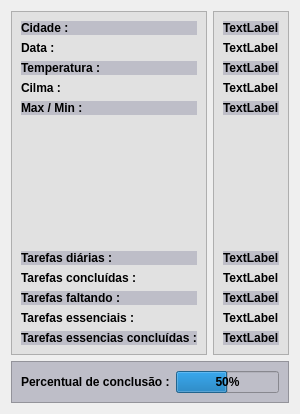
            <widget class="QWidget" name="mainpghome">
             <property name="styleSheet">
              <string notr="true">*{
color:black;
}

QPushButton{
background-color: rgb(0, 0, 0);
background-color:rgb(150,150,150);
color:rgb(0,0,0);
border-style:solid;
border-width:1px;
border-color:white;
}

QPushButton:hover{
background-color:rgb(255,255,255);
color:rgb(0,0,0)
}
</string>
             </property>
             <layout class="QGridLayout" name="gridLayout">
              <item row="0" column="0">
               <widget class="QFrame" name="frame">
                <property name="font">
                 <font>
                  <weight>50</weight>
                  <bold>false</bold>
                 </font>
                </property>
                <property name="styleSheet">
                 <string notr="true">background-color: rgb(225, 225, 225);</string>
                </property>
                <property name="frameShape">
                 <enum>QFrame::StyledPanel</enum>
                </property>
                <property name="frameShadow">
                 <enum>QFrame::Raised</enum>
                </property>
                <layout class="QVBoxLayout" name="verticalLayout_4">
                 <item>
                  <widget class="QLabel" name="label_11">
                   <property name="font">
                    <font>
                     <weight>75</weight>
                     <bold>true</bold>
                    </font>
                   </property>
                   <property name="styleSheet">
                    <string notr="true">background-color: rgb(190, 190, 200);</string>
                   </property>
                   <property name="text">
                    <string>Cidade :</string>
                   </property>
                  </widget>
                 </item>
                 <item>
                  <widget class="QLabel" name="label_10">
                   <property name="font">
                    <font>
                     <weight>75</weight>
                     <bold>true</bold>
                    </font>
                   </property>
                   <property name="text">
                    <string>Data :</string>
                   </property>
                  </widget>
                 </item>
                 <item>
                  <widget class="QLabel" name="label">
                   <property name="font">
                    <font>
                     <weight>75</weight>
                     <bold>true</bold>
                    </font>
                   </property>
                   <property name="styleSheet">
                    <string notr="true">background-color: rgb(190, 190, 200);</string>
                   </property>
                   <property name="text">
                    <string>Temperatura :</string>
                   </property>
                  </widget>
                 </item>
                 <item>
                  <widget class="QLabel" name="label_3">
                   <property name="font">
                    <font>
                     <weight>75</weight>
                     <bold>true</bold>
                    </font>
                   </property>
                   <property name="text">
                    <string>Cilma :</string>
                   </property>
                  </widget>
                 </item>
                 <item>
                  <widget class="QLabel" name="label_4">
                   <property name="font">
                    <font>
                     <weight>75</weight>
                     <bold>true</bold>
                    </font>
                   </property>
                   <property name="styleSheet">
                    <string notr="true">background-color: rgb(190, 190, 200);</string>
                   </property>
                   <property name="text">
                    <string>Max / Min :</string>
                   </property>
                  </widget>
                 </item>
                 <item>
                  <spacer name="verticalSpacer_2">
                   <property name="orientation">
                    <enum>Qt::Vertical</enum>
                   </property>
                   <property name="sizeHint" stdset="0">
                    <size>
                     <width>20</width>
                     <height>130</height>
                    </size>
                   </property>
                  </spacer>
                 </item>
                 <item>
                  <widget class="QLabel" name="label_12">
                   <property name="font">
                    <font>
                     <weight>75</weight>
                     <bold>true</bold>
                    </font>
                   </property>
                   <property name="styleSheet">
                    <string notr="true">background-color: rgb(190, 190, 200);</string>
                   </property>
                   <property name="text">
                    <string>Tarefas diárias :</string>
                   </property>
                  </widget>
                 </item>
                 <item>
                  <widget class="QLabel" name="label_5">
                   <property name="font">
                    <font>
                     <weight>75</weight>
                     <bold>true</bold>
                    </font>
                   </property>
                   <property name="styleSheet">
                    <string notr="true"/>
                   </property>
                   <property name="text">
                    <string>Tarefas concluídas :</string>
                   </property>
                  </widget>
                 </item>
                 <item>
                  <widget class="QLabel" name="label_6">
                   <property name="font">
                    <font>
                     <weight>75</weight>
                     <bold>true</bold>
                    </font>
                   </property>
                   <property name="styleSheet">
                    <string notr="true">background-color: rgb(190, 190, 200);</string>
                   </property>
                   <property name="text">
                    <string>Tarefas faltando :</string>
                   </property>
                  </widget>
                 </item>
                 <item>
                  <widget class="QLabel" name="label_7">
                   <property name="font">
                    <font>
                     <weight>75</weight>
                     <bold>true</bold>
                    </font>
                   </property>
                   <property name="styleSheet">
                    <string notr="true"/>
                   </property>
                   <property name="text">
                    <string>Tarefas essenciais :</string>
                   </property>
                  </widget>
                 </item>
                 <item>
                  <widget class="QLabel" name="label_8">
                   <property name="font">
                    <font>
                     <weight>75</weight>
                     <bold>true</bold>
                    </font>
                   </property>
                   <property name="styleSheet">
                    <string notr="true">background-color: rgb(190, 190, 200);</string>
                   </property>
                   <property name="text">
                    <string>Tarefas essencias concluídas :</string>
                   </property>
                  </widget>
                 </item>
                </layout>
               </widget>
              </item>
              <item row="0" column="1">
               <widget class="QFrame" name="frame_2">
                <property name="styleSheet">
                 <string notr="true">background-color: rgb(225, 225, 225);</string>
                </property>
                <property name="frameShape">
                 <enum>QFrame::StyledPanel</enum>
                </property>
                <property name="frameShadow">
                 <enum>QFrame::Raised</enum>
                </property>
                <layout class="QVBoxLayout" name="verticalLayout_8">
                 <item>
                  <widget class="QLabel" name="mainhomecidade">
                   <property name="font">
                    <font>
                     <weight>75</weight>
                     <bold>true</bold>
                    </font>
                   </property>
                   <property name="styleSheet">
                    <string notr="true">background-color: rgb(190, 190, 200);
</string>
                   </property>
                   <property name="text">
                    <string>TextLabel</string>
                   </property>
                  </widget>
                 </item>
                 <item>
                  <widget class="QLabel" name="mainhomedata">
                   <property name="font">
                    <font>
                     <weight>75</weight>
                     <bold>true</bold>
                    </font>
                   </property>
                   <property name="text">
                    <string>TextLabel</string>
                   </property>
                  </widget>
                 </item>
                 <item>
                  <widget class="QLabel" name="mainhometemperatura">
                   <property name="font">
                    <font>
                     <weight>75</weight>
                     <bold>true</bold>
                    </font>
                   </property>
                   <property name="styleSheet">
                    <string notr="true">background-color: rgb(190, 190, 200);</string>
                   </property>
                   <property name="text">
                    <string>TextLabel</string>
                   </property>
                  </widget>
                 </item>
                 <item>
                  <widget class="QLabel" name="mainhomeclima">
                   <property name="font">
                    <font>
                     <weight>75</weight>
                     <bold>true</bold>
                    </font>
                   </property>
                   <property name="text">
                    <string>TextLabel</string>
                   </property>
                  </widget>
                 </item>
                 <item>
                  <widget class="QLabel" name="mainhomemaxmin">
                   <property name="font">
                    <font>
                     <weight>75</weight>
                     <bold>true</bold>
                    </font>
                   </property>
                   <property name="styleSheet">
                    <string notr="true">background-color: rgb(190, 190, 200);</string>
                   </property>
                   <property name="text">
                    <string>TextLabel</string>
                   </property>
                  </widget>
                 </item>
                 <item>
                  <spacer name="verticalSpacer_3">
                   <property name="orientation">
                    <enum>Qt::Vertical</enum>
                   </property>
                   <property name="sizeHint" stdset="0">
                    <size>
                     <width>20</width>
                     <height>130</height>
                    </size>
                   </property>
                  </spacer>
                 </item>
                 <item>
                  <widget class="QLabel" name="mainhometarefasdiarias">
                   <property name="font">
                    <font>
                     <weight>75</weight>
                     <bold>true</bold>
                    </font>
                   </property>
                   <property name="styleSheet">
                    <string notr="true">background-color: rgb(190, 190, 200);</string>
                   </property>
                   <property name="text">
                    <string>TextLabel</string>
                   </property>
                  </widget>
                 </item>
                 <item>
                  <widget class="QLabel" name="mainhometarconcluida">
                   <property name="font">
                    <font>
                     <weight>75</weight>
                     <bold>true</bold>
                    </font>
                   </property>
                   <property name="styleSheet">
                    <string notr="true"/>
                   </property>
                   <property name="text">
                    <string>TextLabel</string>
                   </property>
                  </widget>
                 </item>
                 <item>
                  <widget class="QLabel" name="mainhometarfaltando">
                   <property name="font">
                    <font>
                     <weight>75</weight>
                     <bold>true</bold>
                    </font>
                   </property>
                   <property name="styleSheet">
                    <string notr="true">background-color: rgb(190, 190, 200);</string>
                   </property>
                   <property name="text">
                    <string>TextLabel</string>
                   </property>
                  </widget>
                 </item>
                 <item>
                  <widget class="QLabel" name="mainhometaressencial">
                   <property name="font">
                    <font>
                     <weight>75</weight>
                     <bold>true</bold>
                    </font>
                   </property>
                   <property name="styleSheet">
                    <string notr="true"/>
                   </property>
                   <property name="text">
                    <string>TextLabel</string>
                   </property>
                  </widget>
                 </item>
                 <item>
                  <widget class="QLabel" name="mainhometaressencialconluida">
                   <property name="font">
                    <font>
                     <weight>75</weight>
                     <bold>true</bold>
                    </font>
                   </property>
                   <property name="styleSheet">
                    <string notr="true">background-color: rgb(190, 190, 200);</string>
                   </property>
                   <property name="text">
                    <string>TextLabel</string>
                   </property>
                  </widget>
                 </item>
                </layout>
               </widget>
              </item>
              <item row="1" column="0" colspan="2">
               <widget class="QFrame" name="frame_3">
                <property name="styleSheet">
                 <string notr="true">background-color: rgb(190, 190, 200);</string>
                </property>
                <property name="frameShape">
                 <enum>QFrame::StyledPanel</enum>
                </property>
                <property name="frameShadow">
                 <enum>QFrame::Raised</enum>
                </property>
                <layout class="QHBoxLayout" name="horizontalLayout_4">
                 <item>
                  <widget class="QLabel" name="label_9">
                   <property name="font">
                    <font>
                     <weight>75</weight>
                     <bold>true</bold>
                    </font>
                   </property>
                   <property name="text">
                    <string>Percentual de conclusão :</string>
                   </property>
                  </widget>
                 </item>
                 <item>
                  <widget class="QProgressBar" name="mainhomeprogressbar">
                   <property name="font">
                    <font>
                     <weight>75</weight>
                     <bold>true</bold>
                    </font>
                   </property>
                   <property name="value">
                    <number>50</number>
                   </property>
                   <property name="alignment">
                    <set>Qt::AlignCenter</set>
                   </property>
                   <property name="textVisible">
                    <bool>true</bool>
                   </property>
                   <property name="orientation">
                    <enum>Qt::Horizontal</enum>
                   </property>
                   <property name="invertedAppearance">
                    <bool>false</bool>
                   </property>
                   <property name="format">
                    <string notr="true">%p%</string>
                   </property>
                  </widget>
                 </item>
                </layout>
               </widget>
              </item>
             </layout>
            </widget>
